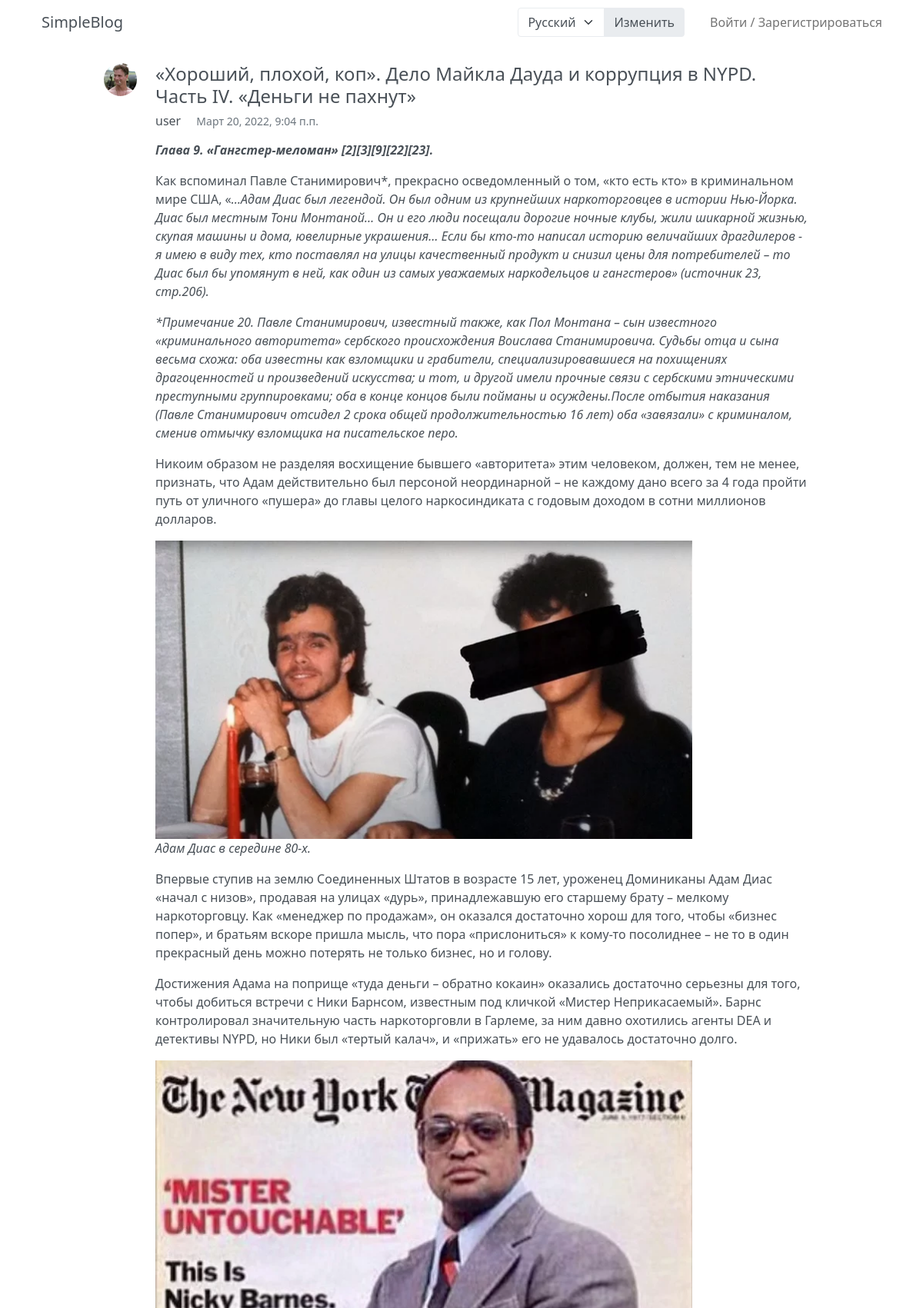
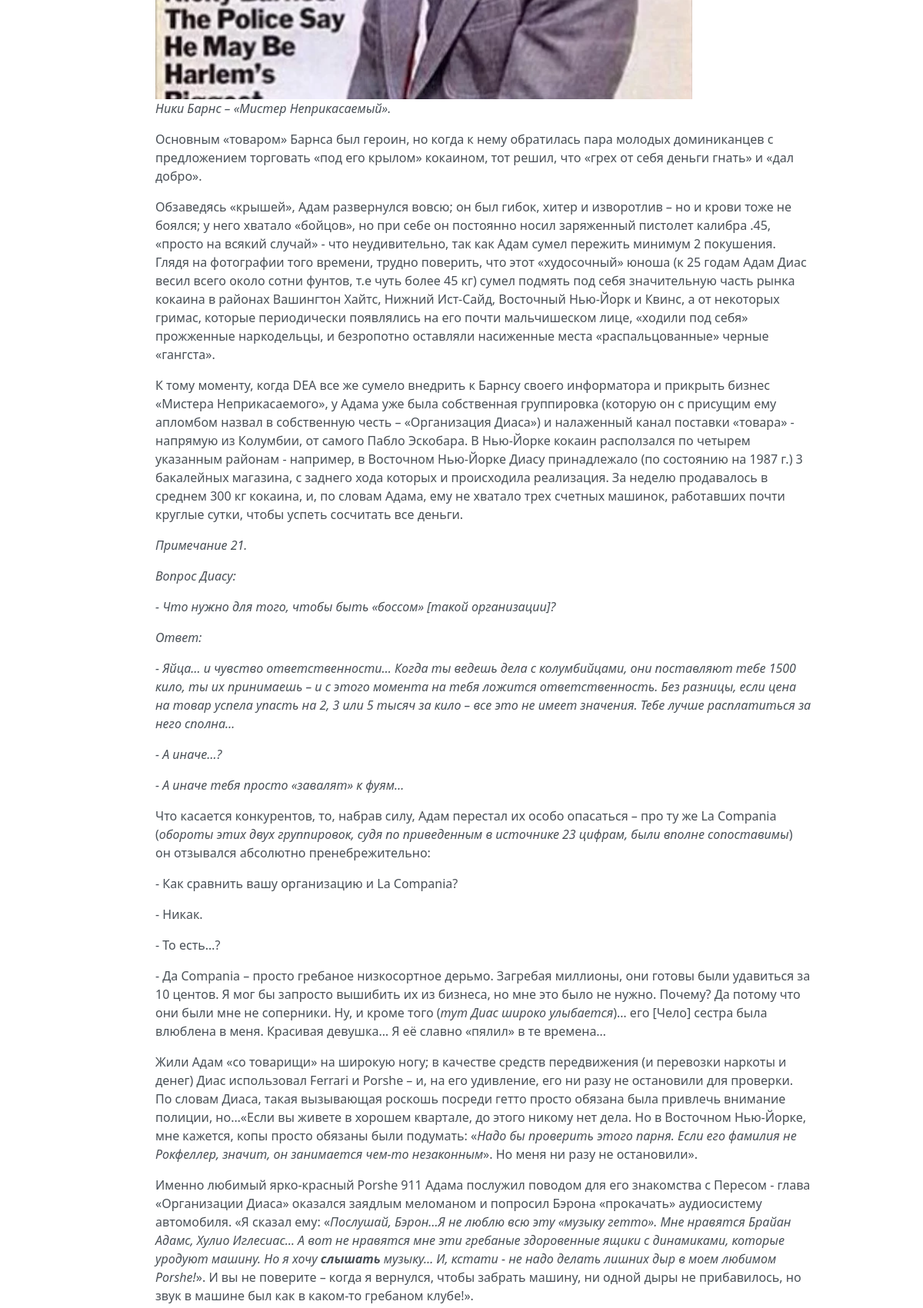
Screenshot of /record/5 (upper part) with the database file from the repository (2 pictures, top to bottom).
### app_blog/models.py (models this page shows, shortened)
class BlogRecord(models.Model):
    title = models.CharField(max_length=200, blank=True, verbose_name=_('Title'))
    body = models.TextField(verbose_name=_('Content'))
    created = models.DateTimeField(auto_now_add=True, verbose_name=_('Created'))
    author = models.ForeignKey(User, on_delete=models.CASCADE,
                               related_name='records', verbose_name=_('Author'))
    cover = models.ImageField(upload_to='blog_images', blank=True, verbose_name=_('Cover'))
    class Meta:
        ordering = ['-created', ]
        verbose_name_plural = _('blog_records')
        verbose_name = _('blog_record')

### app_userauth/models.py (models this page shows)
class UserProfile(models.Model):
    user = models.OneToOneField(User, on_delete=models.CASCADE, related_name='profile', verbose_name=_('Username'))
    first_name = models.CharField(max_length=50, blank=True, default=str, verbose_name=_('First name'))
    last_name = models.CharField(max_length=50, blank=True, default=str, verbose_name=_('Last name'))
    about = models.TextField(max_length=200, blank=True, default=str, verbose_name=_('About'))
    avatar = models.ImageField(upload_to=GetUserDirectory('avatars'),
                               default='avatars/default.svg', verbose_name=_('Avatar'))
    class Meta:
        verbose_name_plural = _('user_profiles')
        verbose_name = _('user_profile')

### app_blog/views.py (the view)
# urls.py: path('record/<int:pk>', BlogRecordDetailView.as_view(), name='record_page'),
class BlogRecordDetailView(generic.DetailView):
    model = BlogRecord

### templatetags/common_tags.py (called while the page is built)
@register.inclusion_tag('navbar.html', takes_context=True)
def navbar(context):
    return context

### app_blog/templates/app_blog/blogrecord_detail.html (shortened to what this page needs)
{% extends 'base_container.html' %}
{% block content %}
{% load i18n %}
{% load tz %}
    <div class="row content-container col-10 offset-md-1">
        <div class="d-flex align-items-start profile-feed-item">
            <a href="{% url 'user_profile_detail' object.author.id %}">
                <img src="{{ object.author.profile.avatar.url }}" alt="profile" class="img-sm rounded-circle">
            </a>
            <div class="col-11 ms-4">
                {% if object.title %}
                    <h4>{{ object.title }}</h4>
                {% endif %}
                <h6>
                    <a href="{% url 'user_profile_detail' object.author.id %}">{{ object.author.username }}</a>
                    <small class="ms-3 text-muted">{{ object.created|timezone:"Europe/Moscow" }}</small>
                </h6>
                <p>{{ object.body|safe }} </p>
            </div>
        </div>
    </div>
{% endblock content %}

### static/css/blog_styles.css (style rules this page uses)
.content-container { border-radius: 5px; padding-bottom: 20px; margin-bottom: 20px; max-width: 72rem; }
a { color: var(--bs-gray-700); text-decoration: none; }
body { color: var(--bs-gray-700); }
.profile-feed-item { padding: 1.5rem 0; border-bottom: 1px solid #e9e9e9; }
.img-sm { width: 43px; height: 43px; }

### rows the page displays
BlogRecord: author.profile.avatar (picture), title "«Хороший, плохой, коп». Дело Майкла Дауда и коррупция в NYPD. Часть IV. «Деньги не пахнут»", author.username "user", created "Март 20, 2022, 9:04 п.п.", body "Глава 9. «Гангстер-меломан» [2][3][9][22][23]. Как вспоминал Павле Станимирович*, прекрасно осведомленный о том, «кто есть кто» в криминальном мире США, « …Адам Диас был легендой. Он был одним из крупнейших наркоторговцев в истории Нью-Йорка. Диас был местным Тони Монтаной… Он и его люди посещали дорогие ночные клубы, жили шикарной жизнью, скупая машины и дома, ювелирные украшения… Если бы кто-то написал историю величайших драгдилеров - я имею в виду тех, кто поставлял на улицы качественный продукт и снизил цены для потребителей – то Диас был бы упомянут в ней, как один из самых уважаемых наркодельцов и гангстеров» (источник 23, стр.206). *Примечание 20. Павле Станимирович , известный…", body (picture)

### other values shown
form field language "Русский"
